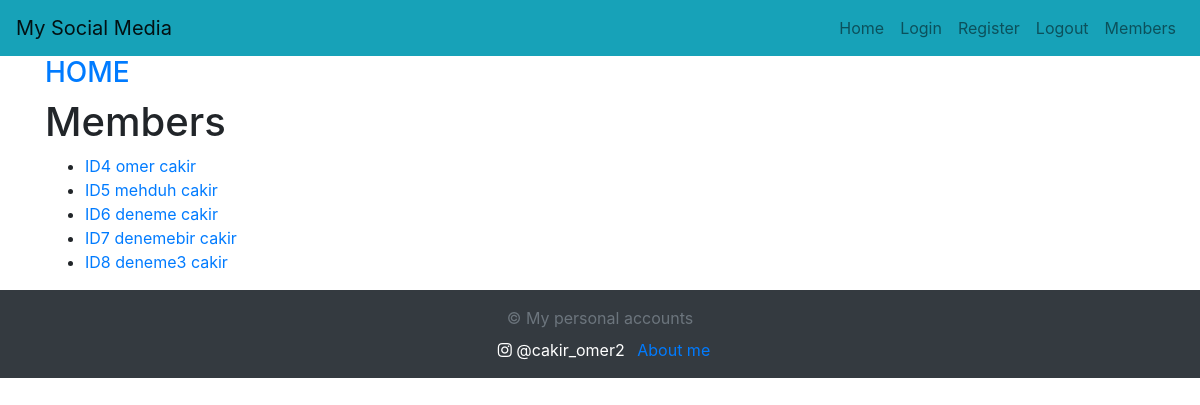
Before: /members/ with the older database file.
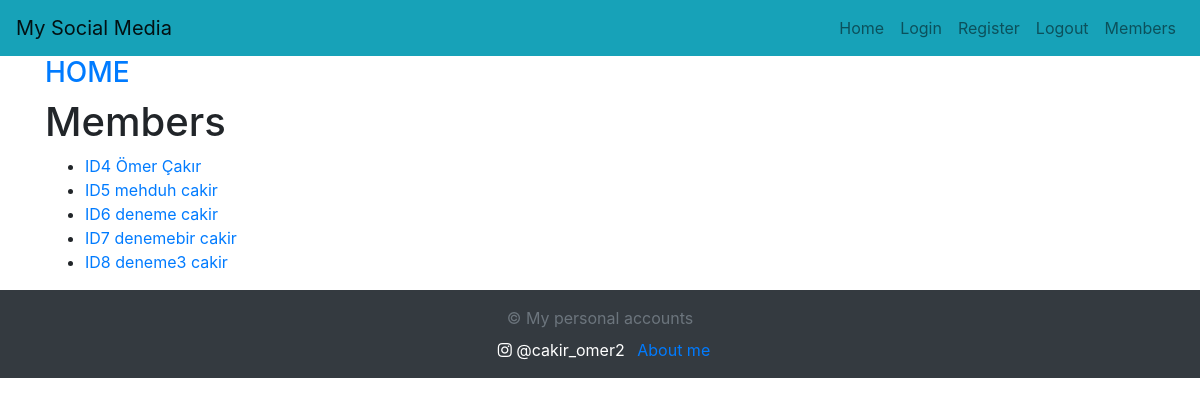
After: the same page with the newer database file.
### members/models.py (models this page shows, shortened)
class Member(AbstractBaseUser, PermissionsMixin):# AbstractBaseUser does the work that gives us
    email = models.EmailField(unique=True)
    first_name = models.CharField(max_length=30)
    last_name = models.CharField(max_length=30)
    is_active = models.BooleanField(default=True)
    is_staff = models.BooleanField(default=False)
    profile_picture = models.ImageField(upload_to='profile_pics/', default='default.jpg')
    objects = MemberManager()
    USERNAME_FIELD = 'email'
    REQUIRED_FIELDS = ['first_name', 'last_name']

### members/views.py (the view)
# urls.py: path('members/', views.members, name='members'),
def members(request):
  members = Member.objects.all().values()
  template = loader.get_template('allmembers.html')
  context = {
      'mymembers':members,
  }
  return HttpResponse(template.render(context,request))

### members/templates/allmembers.html (shortened to what this page needs)
{% extends "master.html" %}
{% block content %}
    <h3><a href="/">HOME</a></h3>
  <h1>Members</h1>
  <ul>
    {% for x in mymembers %}
      <li><a href="details/{{ x.id }}"> ID{{x.id}} {{ x.first_name }} {{ x.last_name }}</a></li>
    {% endfor %}
  </ul>
{% endblock %}

Changed rows visible on the page:
changed Member id 4: first_name "omer" → "Ömer"; last_name "cakir" → "Çakır"
